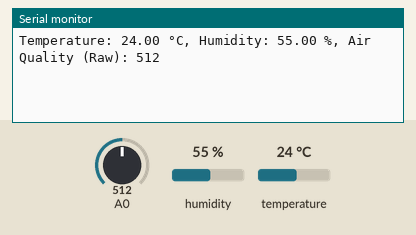
The sketch below on a simulated ESP8266 (NodeMCU). Parts: the last lines printed to the serial monitor. The inputs (shaded band) are chosen by the test bench; at power-on: humidity 55 %, A0 = 512, temperature 24 °C. WiFi joins after 1.5 s; servers stay silent unless stated.

Above: at 3.0 s.
3.1 s: humidity set to 22 %
At 4.4 s:
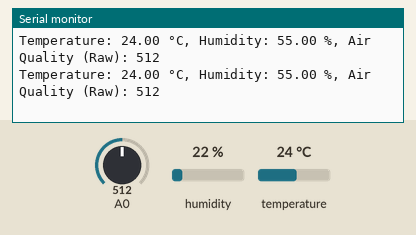
4.6 s: A0 set to 716
At 5.6 s:
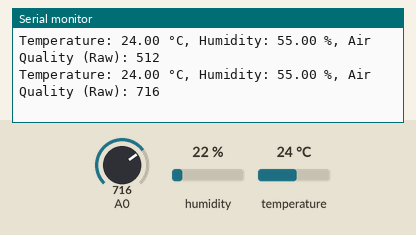
6.1 s: temperature set to 12 °C
At 7.2 s:
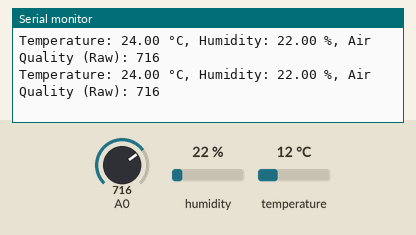
7.6 s: A0 set to 900
At 8.6 s:
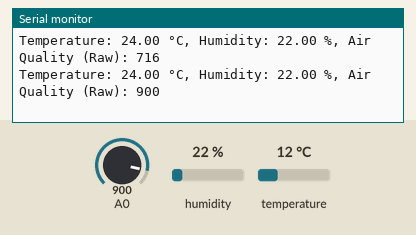
9.1 s: humidity set to 40 %
At 10.6 s:
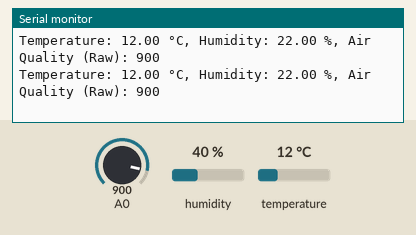
Timing chart, 0 to 11.6 s (numbered marks = the images above; inputs shaded):
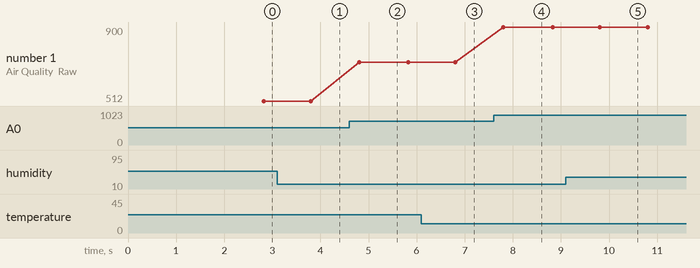

The sketch:

AirQualityMonitoring.ino
```cpp
// Include libraries
#define BLYNK_TEMPLATE_ID ""  // Your Blynk Template ID
#define BLYNK_TEMPLATE_NAME "Air Quality Monitoring"  // Blynk Template Name

#include <ESP8266WiFi.h>
#include <BlynkSimpleEsp8266.h>
#include <DHT.h>
#include "MQ135.h"

// WiFi Credentials
char ssid[] = "MSI 1624";   // Your WiFi SSID
char pass[] = "sanjay123";  // Your WiFi password

// Blynk Auth Token
char auth[] = "";  // Your Blynk Auth Token

// Sensor setup
#define DHTPIN 4          // GPIO2 on NodeMCU for DHT11 sensor
#define DHTTYPE DHT11     // Define sensor type as DHT11

DHT dht(DHTPIN, DHTTYPE);
MQ135 gasSensor(A0);  // Define MQ135 analog pin (A0)
BlynkTimer timer;     // Blynk timer to call functions periodically

void sendSensorData() {
  float h = dht.readHumidity();
  float t = dht.readTemperature();
  int air_quality = analogRead(A0);

  Serial.print("Temperature: ");
  Serial.print(t);
  Serial.print(" °C, Humidity: ");
  Serial.print(h);
  Serial.print(" %, Air Quality (Raw): ");
  Serial.println(air_quality);  // Show raw analog value of air quality

  Blynk.virtualWrite(V0, t);   // Temperature
  Blynk.virtualWrite(V1, h);   // Humidity
  Blynk.virtualWrite(V2, air_quality); // Air Quality (Raw)
}

void setup() {
  Serial.begin(115200);   // Start Serial communication at 115200 baud rate
  Blynk.begin(auth, ssid, pass);   // Connect to Blynk App
  dht.begin();   // Initialize the DHT sensor
  timer.setInterval(1000L, sendSensorData);  // Call every 1 second
}

void loop() {
  Blynk.run();  // Run Blynk
  timer.run();  // Run Blynk timer
}
```

Measured:
- after the input at 4.6 s, the serial monitor: prints a new line after 0.20 s (image 2)
- after the input at 7.6 s, the serial monitor: prints a new line after 0.20 s (image 4)
- plotted number 1: 512 → 716 after the input at 4.6 s, 716 → 900 after the input at 7.6 s
